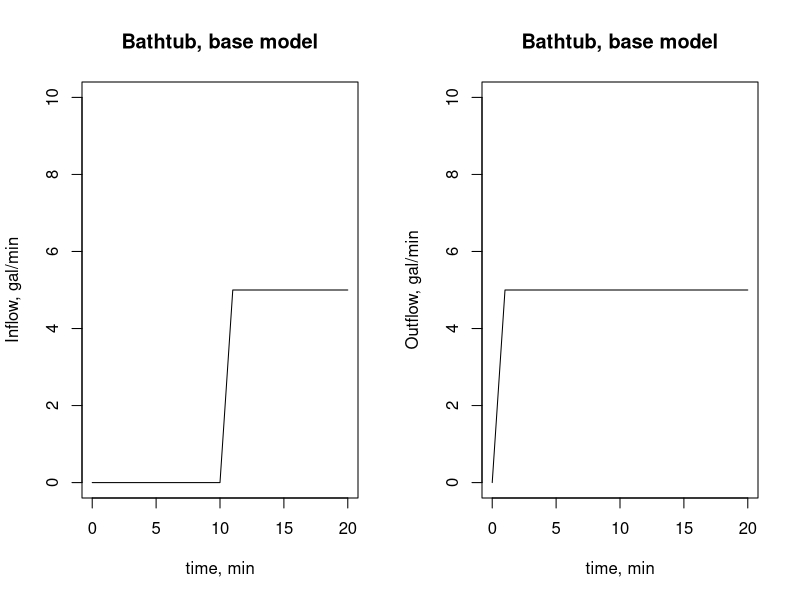
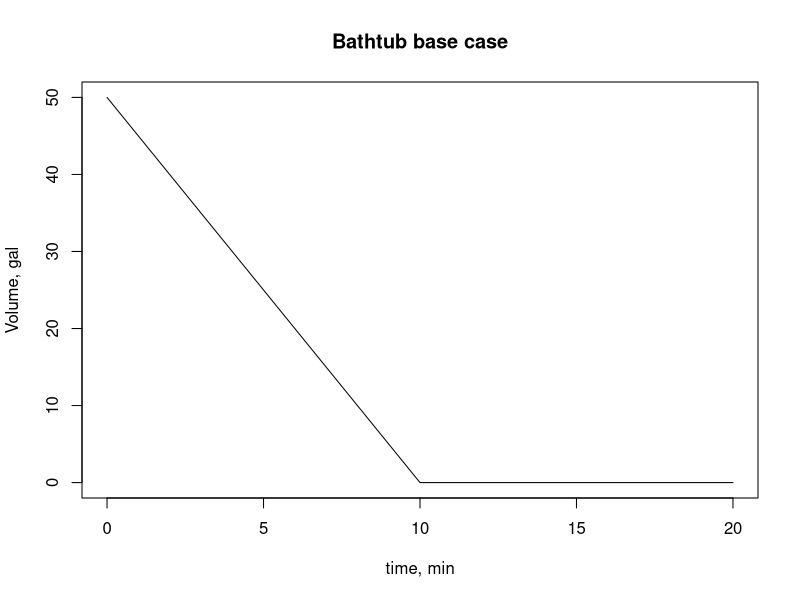
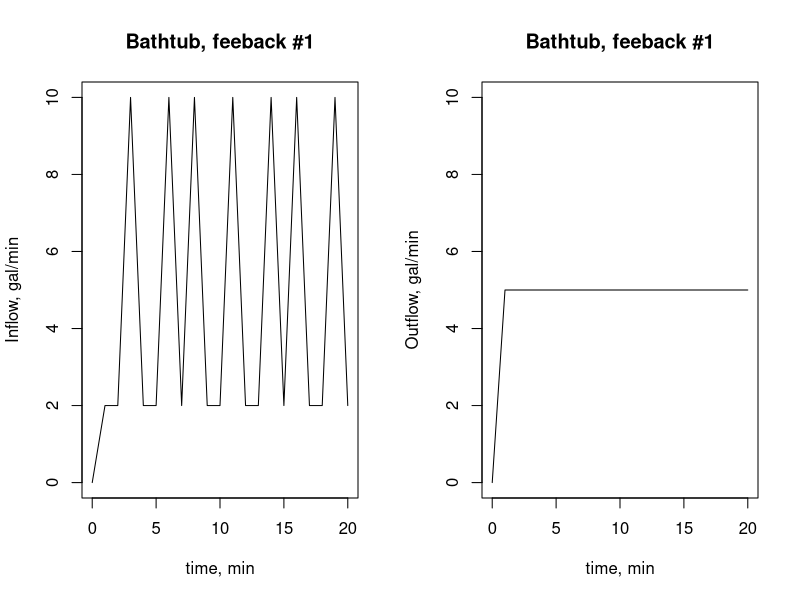
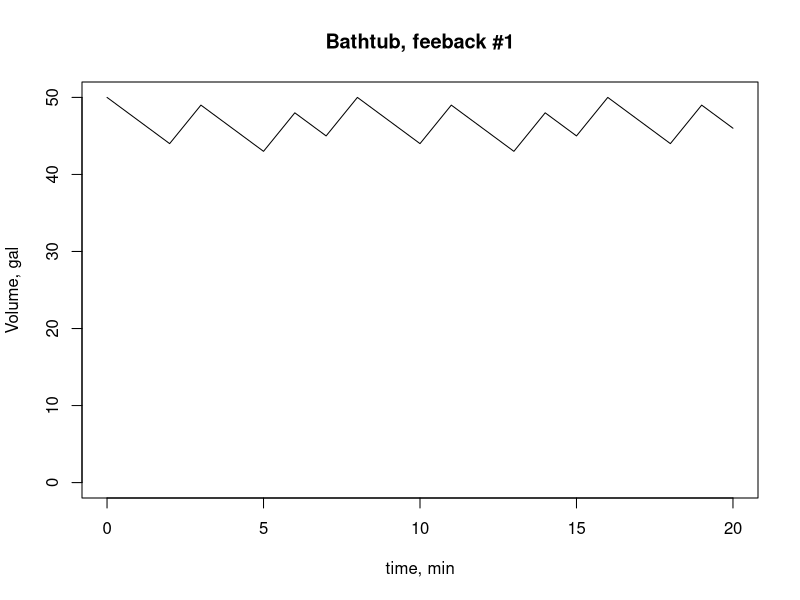
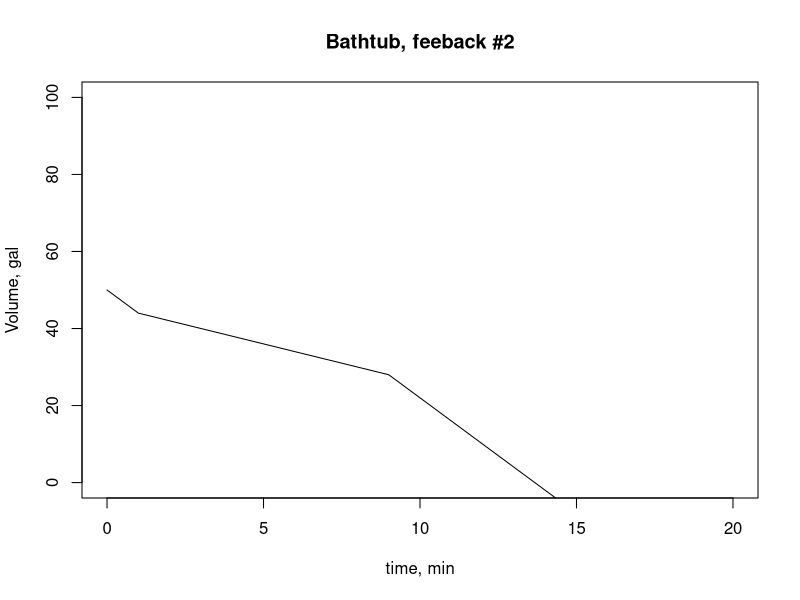
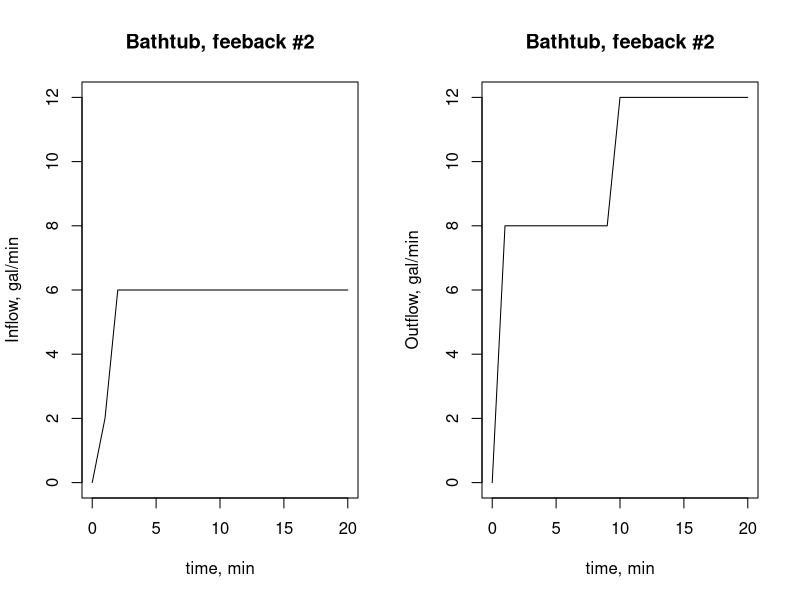

Reproduce these figures in R, in order.
## ========================================= ##
#      Define some initial values
#      n.steps is number of time steps after t = 0
## ========================================= ##
# volume at time zero

setwd("/Users/munshirasel/Google Drive/GMU/Fall2020/CEIE550/CEIE_450_550-master")
V0 <- 50

# time step, number of steps, and time vector
dt <- 1
n.steps <- 20
time <- seq( from = 0, by = dt, length.out = n.steps + 1)

## ========================================= ##
#      Define some flow values
# note: length(Qi) == length(Qo) == n.steps + 1
## ========================================= ##
Qi <- c( 0, rep( 0, 10), rep( 5, 10))
Qo <- c( 0, rep( 5, 20))

# plot the flows
par( mfrow = c( 1, 2))
plot( x = time, y = Qi, ylim = c( 0, 10), type = 'l',
      main = 'Bathtub, base model', ylab = 'Inflow, gal/min', xlab = 'time, min')
plot( x = time, y = Qo, ylim = c( 0, 10), type = 'l',
      main = 'Bathtub, base model', ylab = 'Outflow, gal/min', xlab = 'time, min')
par( mfrow = c( 1, 1))

## ========================================= ##
#      calculate the volume in the tub across time
## ========================================= ##
# initialize volume vector
V <- c()
V[1] <- V0

# calculate volumes 
for( t in 1:n.steps){
  V[t + 1] <- V[t] + (Qi[t + 1] - Qo[t + 1]) * dt
}

## ========================================= ##
#      plot volume across time in base model
## ========================================= ##
plot( time, V, 
      # plot aesthetics
      ylim = c( 0, 50), # y axis limits
      type = 'l', # 'l' here means line plot
      main = 'Bathtub base case',
      ylab = 'Volume, gal',
      xlab = 'time, min')

## ========================================= ##
#   Feedback #1: balancing
#      calculate the volume in the tub across time
#      with feedback loop on inflow:
#        Qin == 2 if V[t-1] >  45
#        Qin == 10 if V[t-1] <= 45
## ========================================= ##
# initialize volume vector (fb1 stands for feedback 1)
V_fb1 <- c()
V_fb1[1] <- V0

# we'll start by assuming Qi_fb1 is the same as 
# Qi in the base case
Qi_fb1 <- Qi

# calculate volumes 
for( t in 1:n.steps){
  Qi_fb1[t + 1] <- ifelse( V_fb1[t] > 45, 2, 10)
  V_fb1[t + 1] <- V_fb1[t] + (Qi_fb1[t + 1] - Qo[t + 1]) * dt
}

## ========================================= ##
#      plot volume across time in feedback model #1
## ========================================= ##
# plot the flows
par( mfrow = c( 1, 2))
plot( time, Qi_fb1, ylim = c( 0, 10), type = 'l', 
      main = 'Bathtub, feeback #1', ylab = 'Inflow, gal/min', xlab = 'time, min')
plot( time, Qo, ylim = c( 0, 10), type = 'l', 
      main = 'Bathtub, feeback #1', ylab = 'Outflow, gal/min', xlab = 'time, min')
par( mfrow = c( 1, 1))

# plot volume
plot( time, V_fb1, 
      # plot aesthetics
      ylim = c( 0, 50), # y axis limits
      type = 'l', # 'l' here means line plot
      main = 'Bathtub, feeback #1',
      ylab = 'Volume, gal',
      xlab = 'time, min')

## ========================================= ##
#   Feedback #2: balancing + reinforcing
#      calculate the volume in the tub across time
#      with feedback loop on inflow:
#        Qin ==  2 if V[t-1] >  45
#        Qin ==  6 if V[t-1] <= 45
#        Qout == 10 if V[t-1] >= 45
#        Qout == 8  if V[t-1] <  45
## ========================================= ##
# initialize volume vector (fb2 stands for feedback 2)
V_fb2 <- c()
V_fb2[1] <- V0

# we'll start by assuming Qi_fb2 and Qo_fb2 are the same as 
# Qi and Qo in the base case
Qi_fb2 <- Qi
Qo_fb2 <- Qo

# calculate volumes 
for( t in 1:n.steps){
  Qi_fb2[t + 1] <- ifelse( V_fb2[t] >  45, 2, 6)
  Qo_fb2[t + 1] <- ifelse( V_fb2[t] >= 30, 8, 12)
  V_fb2[t + 1] <- V_fb2[t] + (Qi_fb2[t + 1] - Qo_fb2[t + 1]) * dt
}

## ========================================= ##
#      plot volume across time in feedback model #1
## ========================================= ##
# plot volume
plot( time, V_fb2, 
      # plot aesthetics
      ylim = c( 0, 100), # y axis limits
      type = 'l', # 'l' here means line plot
      main = 'Bathtub, feeback #2',
      ylab = 'Volume, gal',
      xlab = 'time, min')

# plot the flows
par( mfrow = c( 1, 2))
plot( time, Qi_fb2, ylim = c( 0, 12), type = 'l', 
      main = 'Bathtub, feeback #2', ylab = 'Inflow, gal/min', xlab = 'time, min')
plot( time, Qo_fb2, ylim = c( 0, 12), type = 'l', 
      main = 'Bathtub, feeback #2', ylab = 'Outflow, gal/min', xlab = 'time, min')
par( mfrow = c( 1, 1))







